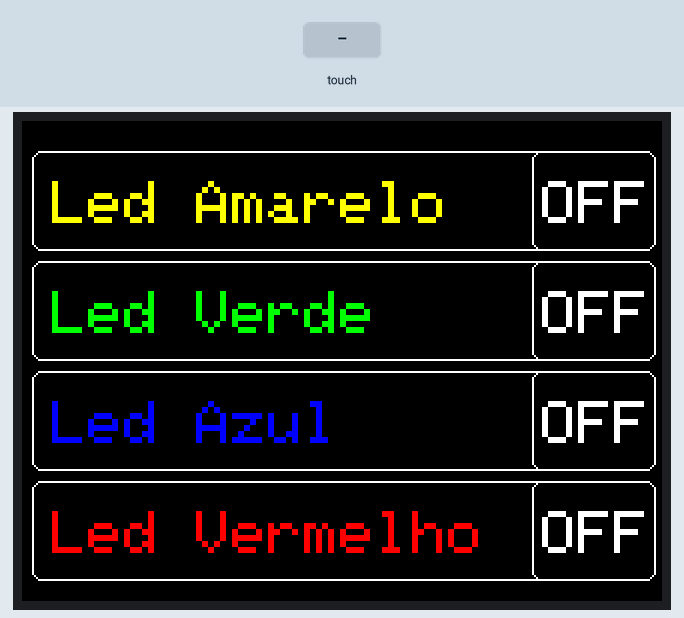
Recording of a sketch running on a simulated Arduino Uno, built with avr-gcc and run on an emulated ATmega328P. Parts: 320×240 colour display. Inputs (shaded band) come from the test bench. What the sketch prints to the serial monitor is not drawn.

Above: at 1.9 s.
2.0 s: touch panel pressed at 13 % / 90 % of its raw x / y range
At 2.05 s:
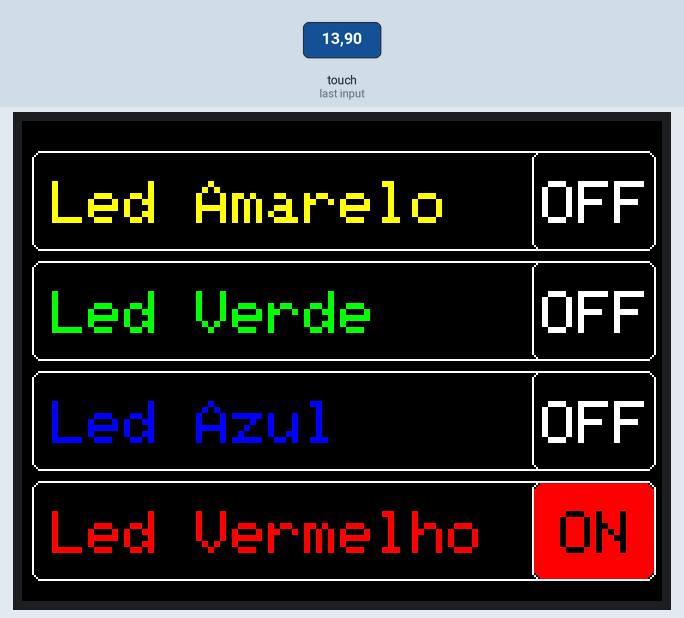
3.6 s: touch panel pressed at 38 % / 90 % of its raw x / y range
At 3.65 s:
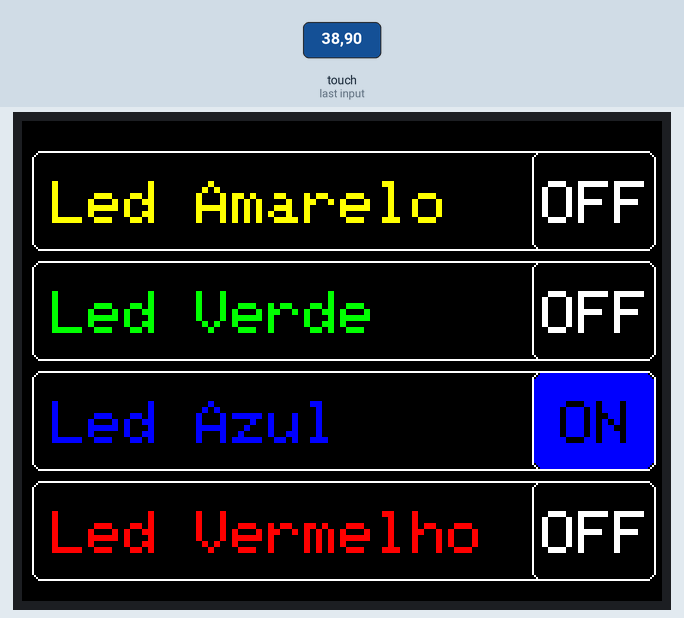
5.2 s: touch panel pressed at 62 % / 90 % of its raw x / y range
At 5.25 s:
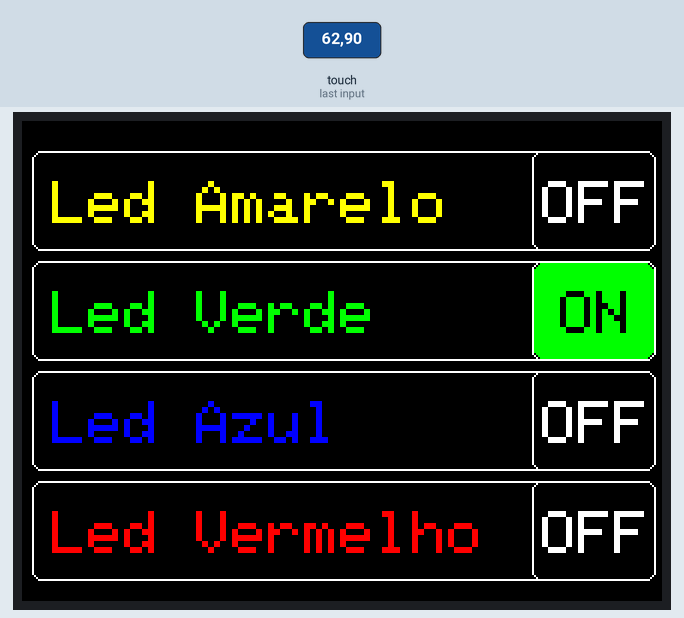
6.8 s: touch panel pressed at 87 % / 90 % of its raw x / y range
At 6.85 s:
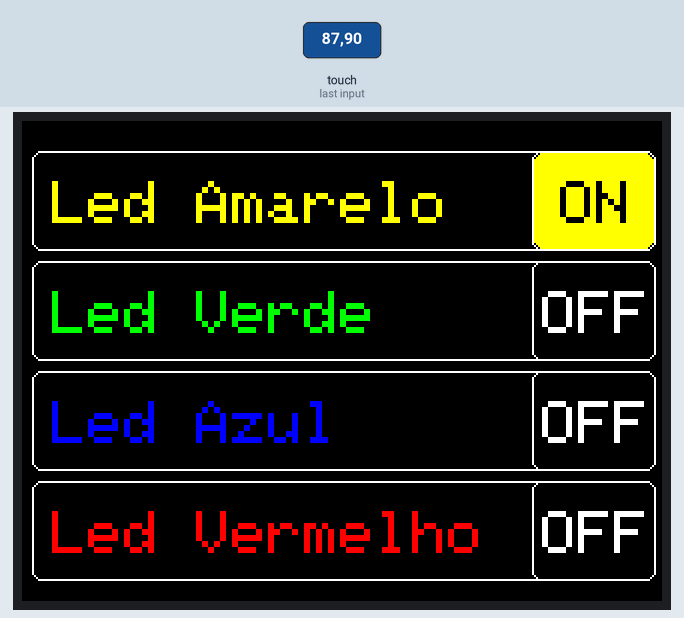
Timing chart, 0 to 9.4 s (numbered marks = the images above; inputs shaded):
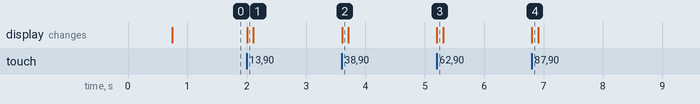

The sketch:

testeTFT24.ino
```cpp
//Programa : Teste Display Touch Arduino - Touchscreen
//Autor : FILIPEFLOP

#include <Adafruit_GFX.h>    // Core graphics library
#include <Adafruit_TFTLCD.h> // Hardware-specific library
#include <TouchScreen.h>

#define YP A3 // Y+ is on Analog1
#define XM A2 // X- is on Analog2
#define YM 9 // Y- is on Digital7
#define XP 8 // X+ is on Digital6

#define TS_MINX 150
#define TS_MINY 120
#define TS_MAXX 920
#define TS_MAXY 940

TouchScreen ts = TouchScreen(XP, YP, XM, YM, 100);

//Definicao de cores
#define BLACK           0x0000
#define BLUE            0x001F
#define RED             0xF800
#define GREEN           0x07E0
#define CYAN            0x07FF
#define MAGENTA         0xF81F
#define YELLOW          0xFFE0
#define WHITE           0xFFFF

//PP_TFTLCD tft(LCD_CS, LCD_CD, LCD_WR, LCD_RD, LCD_RESET);
Adafruit_TFTLCD tft(A3, A2, A1, A0, A4);

// Armazena o estado dos botões
bool valor_botao1 = 0;
bool valor_botao2 = 0;
bool valor_botao3 = 0;
bool valor_botao4 = 0;

#define MINPRESSURE 10
#define MAXPRESSURE 1000

void setup(void)
{
  Serial.begin(9600);
  Serial.println("TFT Test");
  //identifier == 0x9341;
  tft.reset();
  delay(500);
  //uint16_t identifier = tft.readRegister(0x0);
  //Serial.print("Driver encontrado: ");
  //Serial.println(identifier, HEX);

 tft.begin(0x9341);
  //tft.initDisplay();
  tft.fillScreen(BLACK);
  tft.setRotation(3);

  // Inicio - Texto e botoes
  tft.drawRoundRect(5, 15, 312, 50, 5, WHITE);
  tft.drawRoundRect(255, 15, 62, 50, 5, WHITE);
  tft.setTextColor(YELLOW);
  tft.setTextSize(3);
  tft.setCursor(15, 30);
  tft.println("Led Amarelo");

  tft.drawRoundRect(5, 70, 312, 50, 5, WHITE);
  tft.drawRoundRect(255, 70, 62, 50, 5, WHITE);
  tft.setTextColor(GREEN);
  tft.setTextSize(3);
  tft.setCursor(15, 85);
  tft.println("Led Verde");

  tft.drawRoundRect(5, 125, 312, 50, 5, WHITE);
  tft.drawRoundRect(255, 125, 62, 50, 5, WHITE);
  tft.setTextColor(BLUE);
  tft.setTextSize(3);
  tft.setCursor(15, 140);
  tft.println("Led Azul");

  tft.drawRoundRect(5, 180, 312, 50, 5, WHITE);
  tft.drawRoundRect(255, 180, 62, 50, 5, WHITE);
  tft.setTextColor(RED);
  tft.setTextSize(3);
  tft.setCursor(15, 195);
  tft.println("Led Vermelho");

  //Preenchimento OFF
  tft.setTextColor(WHITE);
  tft.setCursor(260, 30);
  tft.println("OFF");
  tft.setCursor(260, 85);
  tft.println("OFF");
  tft.setCursor(260, 140);
  tft.println("OFF");
  tft.setCursor(260, 195);
  tft.println("OFF");
}

void loop()
{
  TSPoint p = ts.getPoint();
  pinMode(XM, OUTPUT);
  digitalWrite(XM, LOW);
  pinMode(YP, OUTPUT);
  digitalWrite(YP, HIGH);
  pinMode(YM, OUTPUT);
  digitalWrite(YM, LOW);
  pinMode(XP, OUTPUT);
  digitalWrite(XP, HIGH);

  if (p.z > MINPRESSURE && p.z < MAXPRESSURE)
  {
    p.x = tft.width() - (map(p.x, TS_MINX, TS_MAXX, tft.width(), 0));
    p.y = tft.height() - (map(p.y, TS_MINY, TS_MAXY, tft.height(), 0));
    if (p.y > 200)
    {
      Serial.print("py: ");
      Serial.print(p.y);
      Serial.print(" px: ");
      Serial.print(p.x);

      //Testa botao amarelo
      if (p.x > 235 & p.x < 295)
      {
        if (valor_botao1 == 0)
        {
          tft.fillRoundRect(256, 16, 60, 48, 5, YELLOW);
          mostra_on(269, 30);
          valor_botao1 = !valor_botao1;
        }
        else
        {
          tft.fillRoundRect(256, 16, 60, 48, 5, BLACK);
          mostra_off(260, 30);
          valor_botao1 = !valor_botao1;
        }
      }

      //Testa botao verde
      if (p.x > 160 & p.x < 198)
      {
        if (valor_botao2 == 0)
        {
          tft.fillRoundRect(256, 71, 60, 48, 5, GREEN);
          mostra_on(269, 85);
          valor_botao2 = !valor_botao2;
        }
        else
        {
          tft.fillRoundRect(256, 71, 60, 48, 5,  BLACK);
          mostra_off(260, 85);
          valor_botao2 = !valor_botao2;

        }
      }

      //Testa botao azul
      if (p.x > 65 & p.x < 126)
      {
        if (valor_botao3 == 0)
        {
          tft.fillRoundRect(256, 126, 60, 48, 5, BLUE);
          mostra_on(269, 140);
          valor_botao3 = !valor_botao3;
        }
        else
        {
          tft.fillRoundRect(256, 126, 60, 48, 5,  BLACK);
          mostra_off(260, 140);
          valor_botao3 = !valor_botao3;
        }
      }

      //Testa botao vermelho
      if (p.x > 0 & p.x < 58)
      {
        if (valor_botao4 == 0)
        {
          tft.fillRoundRect(256, 181, 60, 48, 5, RED);
          mostra_on(269,195);
          valor_botao4 = !valor_botao4;
        }
        else
        {
          tft.fillRoundRect(256, 181, 60, 48, 5,  BLACK);
          mostra_off(260,195);
          valor_botao4 = !valor_botao4;
        }
      }
    }
  }
}

void mostra_on(int x, int y)
{
  tft.setTextColor(BLACK);
  tft.setCursor(x, y);
  tft.println("ON");
  delay(100);
}

void mostra_off(int x, int y)
{
  tft.setTextColor(WHITE);
  tft.setCursor(x, y);
  tft.println("OFF");
  delay(100);
}
```

Measured:
- after the input at 2.0 s, the display: changes at once (image 1)
- after the input at 3.6 s, the display: changes at once (image 2)
- after the input at 5.2 s, the display: changes at once (image 3)
- after the input at 6.8 s, the display: changes at once (image 4)
